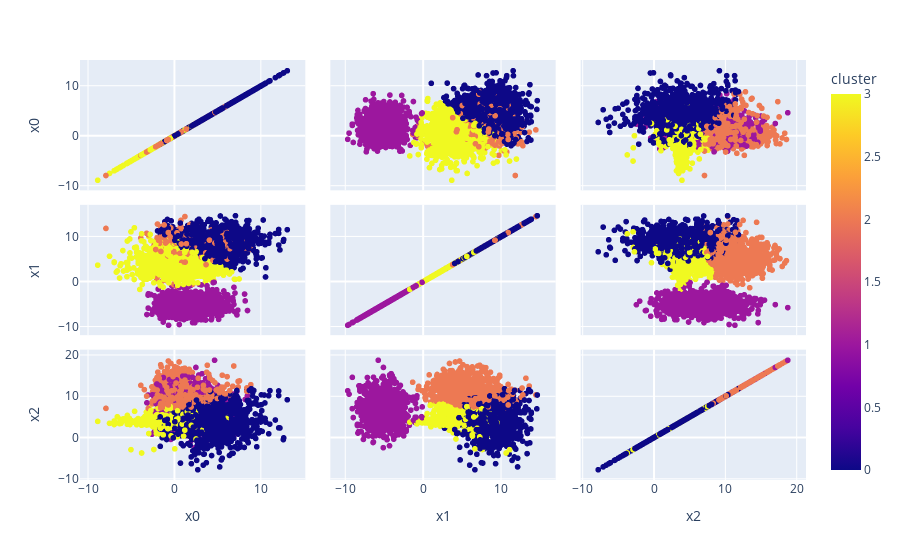

Notebook cell for this chart:
### Code cell
cluster_data.plot_data()

### Figure 1 — Plotly figure (JSON) as saved in the notebook; plotly's stock layout.template omitted (floating-point values rounded to 4 significant figures; data arrays with more than 128 entries replaced by an {"elided": "..."} marker saying what was removed)
{"data": [{"dimensions": [{"axis": {"matches": true}, "label": "x0", "values": {"elided": "4000 float values"}}, {"axis": {"matches": true}, "label": "x1", "values": {"elided": "4000 float values"}}, {"axis": {"matches": true}, "label": "x2", "values": {"elided": "4000 float values"}}], "hovertemplate": "%{xaxis.title.text}=%{x}<br>%{yaxis.title.text}=%{y}<br>cluster=%{marker.color}<extra></extra>", "legendgroup": "", "marker": {"color": {"elided": "4000 int values"}, "coloraxis": "coloraxis", "symbol": "circle"}, "name": "", "showlegend": false, "type": "splom"}], "layout": {"autosize": true, "coloraxis": {"colorbar": {"title": {"text": "cluster"}}, "colorscale": [[0, "#0d0887"], [0.1111, "#46039f"], [0.2222, "#7201a8"], [0.3333, "#9c179e"], [0.4444, "#bd3786"], [0.5556, "#d8576b"], [0.6667, "#ed7953"], [0.7778, "#fb9f3a"], [0.8889, "#fdca26"], [1, "#f0f921"]]}, "dragmode": "select", "legend": {"tracegroupgap": 0}, "margin": {"t": 60}, "xaxis": {"autorange": true, "range": [-11.25, 15.47], "type": "linear"}, "xaxis2": {"autorange": true, "range": [-12.27, 17.37], "type": "linear"}, "xaxis3": {"autorange": true, "range": [-10.67, 21.69], "type": "linear"}, "yaxis": {"autorange": true, "range": [-11.25, 15.47], "type": "linear"}, "yaxis2": {"autorange": true, "range": [-12.27, 17.37], "type": "linear"}, "yaxis3": {"autorange": true, "range": [-10.67, 21.69], "type": "linear"}}}
